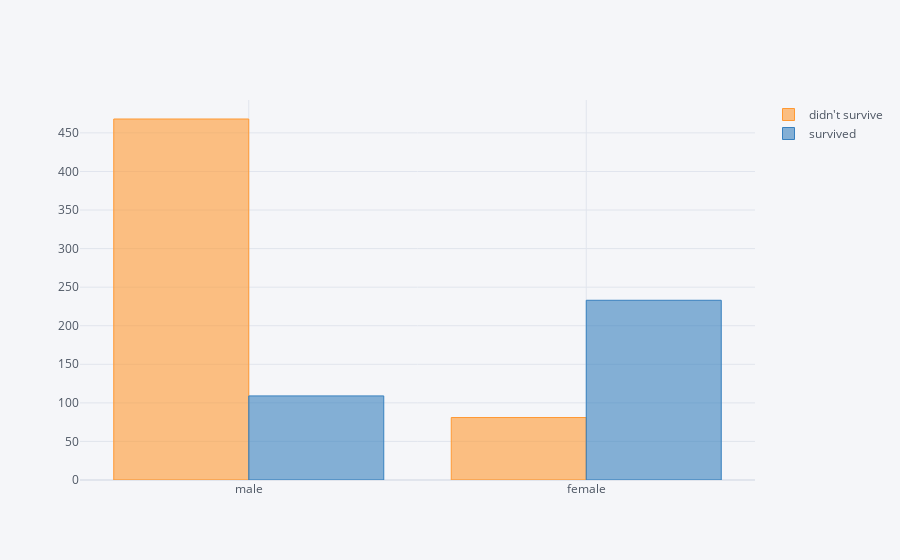

Source (notebook cell):
### Markdown cell above
### 3) Sex

### Code cell
pd.DataFrame([[len(train[(train['Sex'] == train['Sex'].unique()[i]) & (train['Survived'] == 0)]), len(train[(train['Sex'] == train['Sex'].unique()[i]) & (train['Survived'] == 1)])] for i in range(train['Sex'].nunique())], index = [train['Sex'].unique()[i] for i in range(train['Sex'].nunique())], columns = ['didn\'t survive','survived']).iplot(kind = 'bar')

### Figure 1 — Plotly figure (JSON) as saved in the notebook; plotly's stock layout.template omitted (floating-point values rounded to 4 significant figures)
{"data": [{"marker": {"color": "rgba(255, 153, 51, 0.6)", "line": {"color": "rgba(255, 153, 51, 1.0)", "width": 1}}, "name": "didn't survive", "orientation": "v", "text": "", "type": "bar", "x": ["male", "female"], "y": [468, 81]}, {"marker": {"color": "rgba(55, 128, 191, 0.6)", "line": {"color": "rgba(55, 128, 191, 1.0)", "width": 1}}, "name": "survived", "orientation": "v", "text": "", "type": "bar", "x": ["male", "female"], "y": [109, 233]}], "layout": {"legend": {"bgcolor": "#F5F6F9", "font": {"color": "#4D5663"}}, "paper_bgcolor": "#F5F6F9", "plot_bgcolor": "#F5F6F9", "title": {"font": {"color": "#4D5663"}}, "xaxis": {"gridcolor": "#E1E5ED", "showgrid": true, "tickfont": {"color": "#4D5663"}, "title": {"font": {"color": "#4D5663"}, "text": ""}, "zerolinecolor": "#E1E5ED"}, "yaxis": {"gridcolor": "#E1E5ED", "showgrid": true, "tickfont": {"color": "#4D5663"}, "title": {"font": {"color": "#4D5663"}, "text": ""}, "zerolinecolor": "#E1E5ED"}}}
